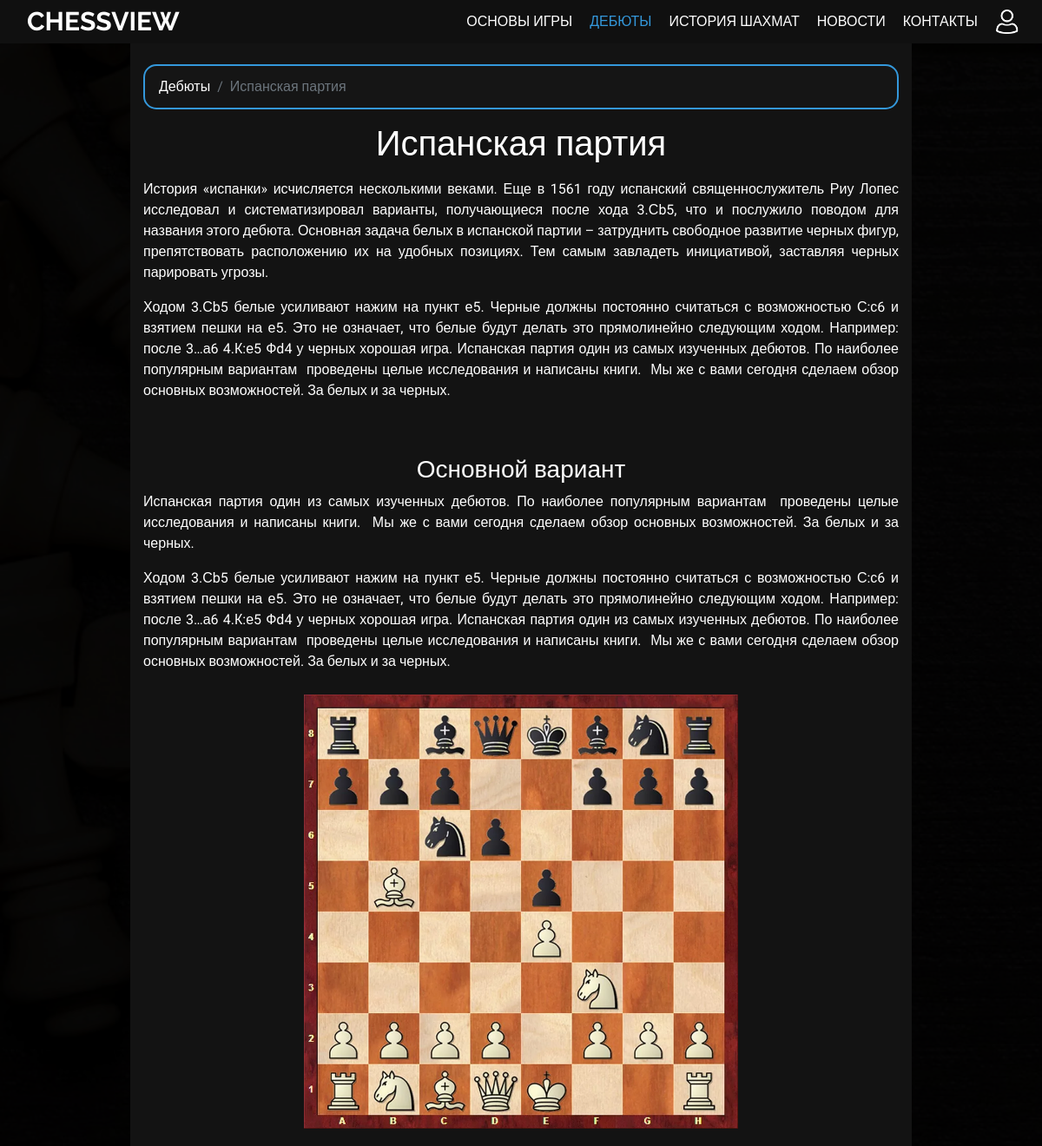
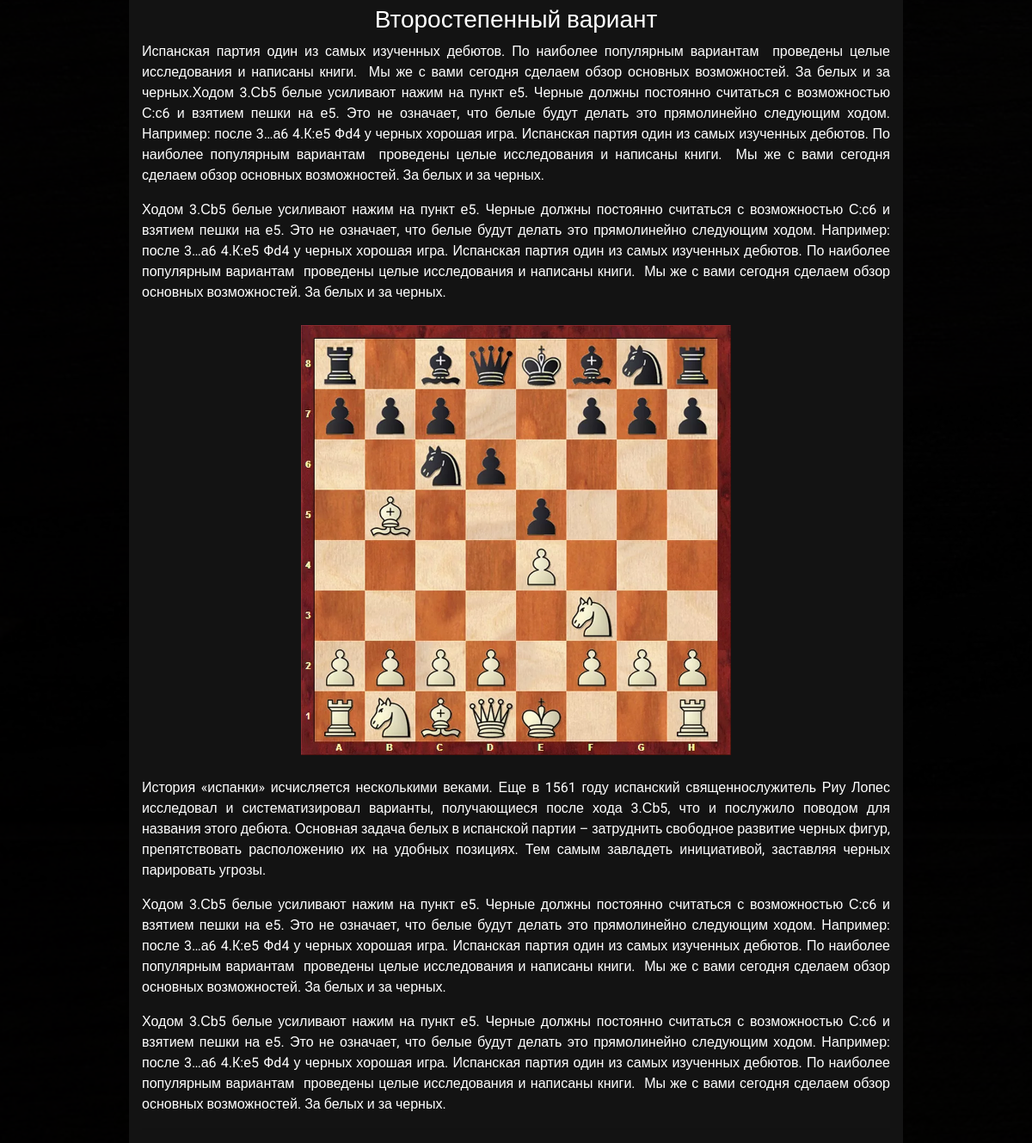
Page /openings/ruy_lopez/ on the committed database (2 pictures, top to bottom).
### chessview_application/models.py (models this page shows, shortened)
class Debuts(models.Model):
    header = models.CharField(max_length=200)
    title = models.CharField(max_length=200)
    url = models.SlugField()
    content = RichTextUploadingField()
    class Meta:
        verbose_name = 'Дебют'
        verbose_name_plural = 'Дебюты'

### chessview_application/views.py (the view)
# urls.py: path('openings/<slug>/', OpeningsDetailView.as_view(), name='openings_detail'),
class OpeningsDetailView(View):
    def get(self, request, slug, *args, **kwargs):
        openings = get_object_or_404(Debuts, url=slug)
        return render(request, 'chessview_application/openings_post_detail.html', context={
            'openings': openings
        })

### chessview_application/templates/chessview_application/openings_post_detail.html (shortened to what this page needs)
{% extends './base.html' %}
{% load static %}
{% block css_bootsrap %}
	<link rel="stylesheet" href="https://cdn.jsdelivr.net/npm/bootstrap@4.5.3/dist/css/bootstrap.min.css">
{% endblock %}
{% block css_link %}<link rel="stylesheet" href="{% static '/css/style-post.css' %}">{% endblock %}
{% block body %}
	<header>
		<nav class="navbar">
			<div class="navbar_container">
				<div class="navbar_wrap">
					<a href="{% url 'index' %}" class="logo">CHESSVIEW</a>
					<ul class="menu" id="menu">
						<li><a href="{% url 'lessons' %}">ОСНОВЫ ИГРЫ</a></li>
						<li><a href="{% url 'openings' %}" class="active_link">ДЕБЮТЫ</a></li>
						<li><a href="{% url 'articles' %}">ИСТОРИЯ ШАХМАТ</a></li>
						<li><a href="{% url 'news' %}">НОВОСТИ</a></li>
						<li><a href="{% url 'contact' %}">КОНТАКТЫ</a></li>
						{% if user.is_authenticated %}
							<li><a class="user_active_icon"><img class="user_icon" src="{% static 'img/user_active.png' %}" alt="Фото" width="28" height="28"><div class="menu_text active_text">{{ user }}</div></a></li>
							<li><a href="{% url 'signout' %}" class="signout-button">ВЫХОД</a></li>
						{% else %}
						    <li><a href="{% url 'signin' %}"><img class="user_icon" src="{% static 'img/user.png' %}" alt="Фото" width="28" height="28"><div class="menu_text">ВХОД/РЕГИСТРАЦИЯ</div></a></li>
						{% endif %}
					</ul>
				</div>
			</div>
		</nav>
	</header>
	<main>
		<div class="container">
        	<div class="row">
            	<div class="col">
	                <nav aria-label="breadcrumb" class="mt-4">
	                    <ol class="breadcrumb">
	                        <li class="breadcrumb-item"><a href="{% url 'openings' %}">Дебюты</a></li>
	                        <li class="breadcrumb-item active" aria-current="page">{{ openings.header }}</li>
	                    </ol>
	                </nav>
	                <h1 style="text-align: center;">{{ openings.header }}</h1>
	                <p class="content" style="font-family: 'Roboto', sans-serif; font-size: 40px;">{{ openings.content|safe }}</p>
	                <hr>
	        	</div>
	    	</div>
	    </div>
	</main>
{% endblock %}

### chessview_application/static/css/style-post.css (style rules this page uses)
* { margin: 0; padding: 0; box-sizing: border-box; }
body { z-index: 1; background-image: url("../img/dark-background.jpg"); background-position: left center; background-repeat: no-repeat; background-attachment: fixed; background-size: cover; background-color: #151515; display: flex; flex-direction: column; font-family: "Roboto", sans-serif; font-size: 16px; line-height: 1.2; height: 100%; }
header { width: 100%; height: 50px; }
main { background-color: rgba(0, 0, 0, 0.7); }
div.container { width: 75%; background-color: #131313; color: white; font-family: "Roboto", sans-serif; font-size: 16px; line-height: 1.5; }
ol.breadcrumb { background-color: #151515; border: 2px solid #3498db; border-radius: 15px; }
li.breadcrumb-item > a { color: white; transition: 0.3s; }
p { text-align: justify; }
.navbar_container { width: 100%; max-width: 1400px; margin: 0 auto; height: 100%; padding: 0 0; }
.navbar { z-index: 3; position: relative; left: 0; top: 0; width: 100%; height: 50px; background-color: #101010; }
.navbar_wrap { display: flex; justify-content: space-between; height: 100%; }
.logo { margin-left: 15px; text-decoration: none; color: white; font-family: "Raleway", sans-serif; font-size: 30px; font-weight: bold; display: flex; align-items: center; }
.menu > li > a { text-decoration: none; }
.navbar_wrap .menu { display: flex; margin: 0; padding: 0; }
.navbar_wrap .menu > li { display: flex; align-items: stretch; }
.navbar_wrap .menu > li > a { font-family: "Raleway", sans-serif; display: flex; align-items: center; padding: 0 10px; color: white; }
.navbar_wrap .menu > li > a.active_link { color: #3498db; }

### rows in the picture
Debuts: header "Испанская партия", content "История «испанки» исчисляется несколькими веками. Еще в 1561 году испанский священнослужитель Риу Лопес исследовал и систематизировал варианты, получающиеся после хода 3.Сb5, что и послужило поводом для названия этого дебюта. Основная задача белых в испанской партии – затруднить свободное развитие черных фигур, препятствовать расположению их на удобных позициях. Тем самым завладеть инициативой, заставляя черных парировать угрозы. Ходом 3.Сb5 белые усиливают нажим на пункт е5. Черные должны постоянно считаться с возможностью С:с6 и взятием пешки на е5. Это не означает, что белые будут делать это прямолинейно следующим ходом. Например: после 3…а6 4.К:е5 Фd4 у черных хорошая игра. Испанская…", content (picture)
